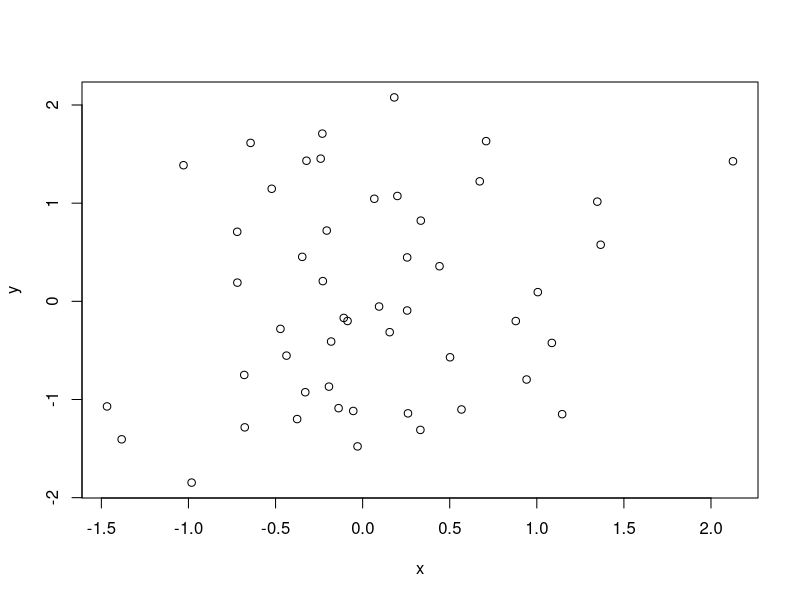
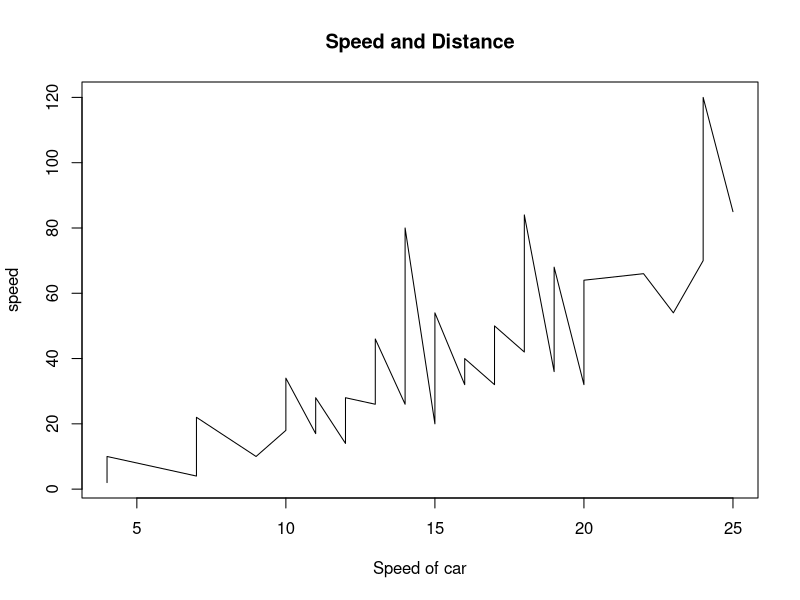
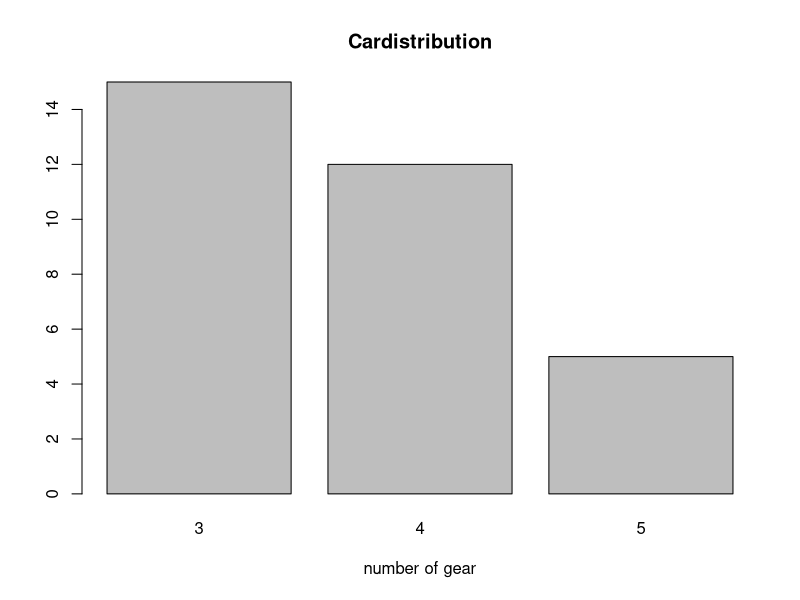
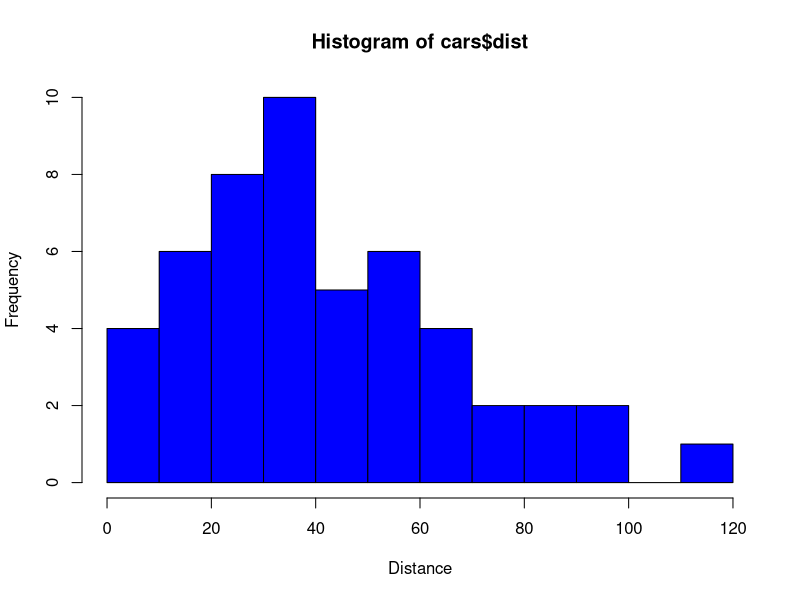
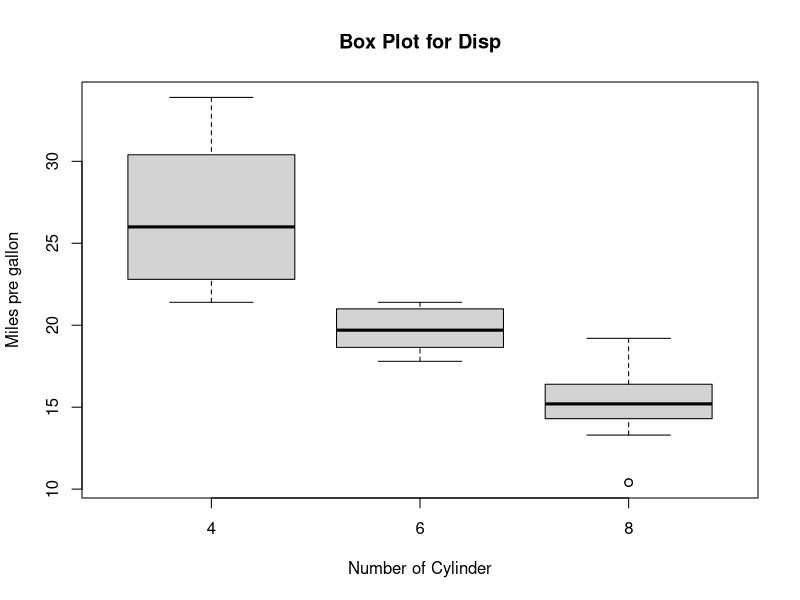
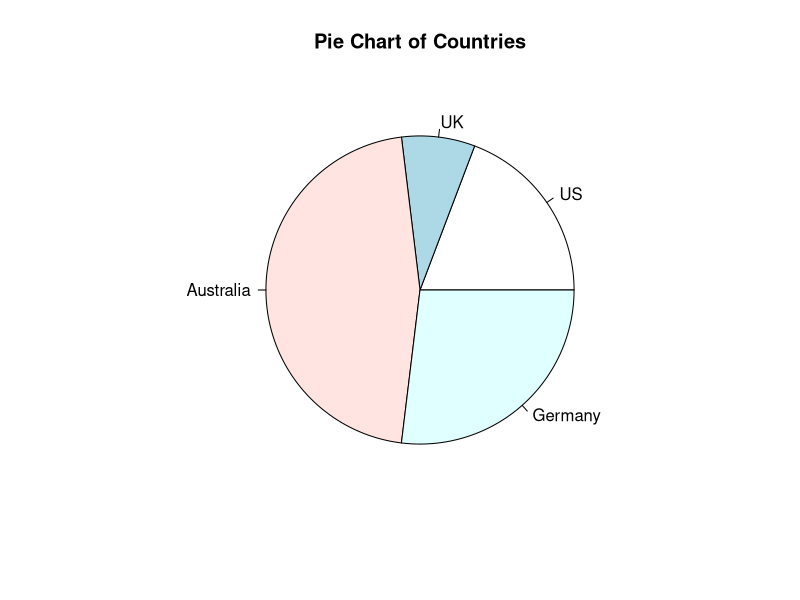
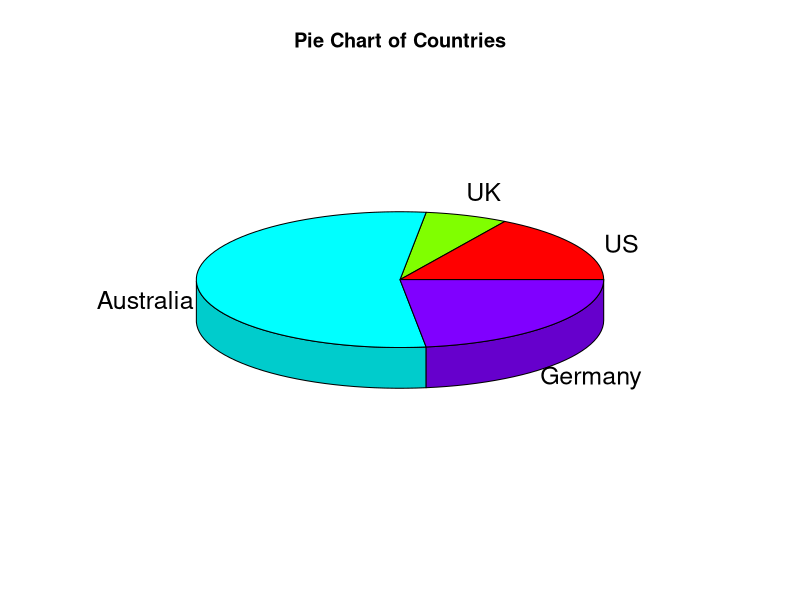
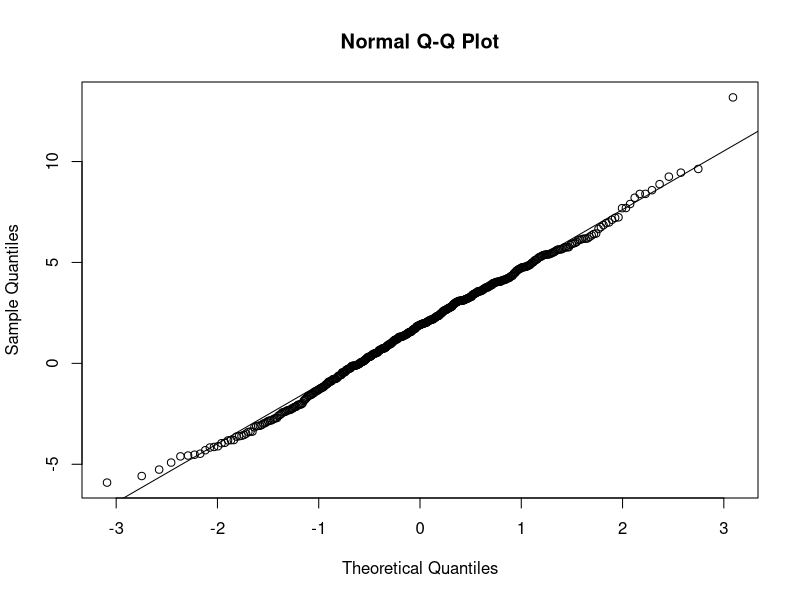

The R script that drew these images, in order:
library(graphics)
#Scater Plot
x <- rnorm(50)
y <- rnorm(50)
plot(x,y )

#lineplot
head(cars)
plot(cars$speed, cars$dist,type= "l", main = "Speed and Distance", xlab = "Speed of car", ylab = "speed")

#barplot
head(mtcars)
counts <- table(mtcars$gear)
barplot(counts, main = "Cardistribution", xlab = "number of gear")

#histogram
head(cars)
hist(cars$dist, breaks = 12, col = "blue", xlab="Distance")

#boxplot
head(mtcars)
attach(mtcars)
table(cyl)
boxplot(mpg~cyl, data = mtcars, main = "Box Plot for Disp", xlab = "Number of Cylinder", ylab= "Miles pre gallon")

#Pie Char 2d
slices <- c(10,4,24,14)
lbls <- c("US", "UK","Australia", "Germany")
pie(slices,labels = lbls, main = "Pie Chart of Countries")

#Pie Cahr 3d
library(plotrix)
slices <- c(10,4,33,14)
lbls <- c("US", "UK","Australia", "Germany")
pie3D(slices,labels = lbls, main = "Pie Chart of Countries")

#qqPlot
x <- rnorm(500,2,3)
qqnorm(x)
qqline(x)